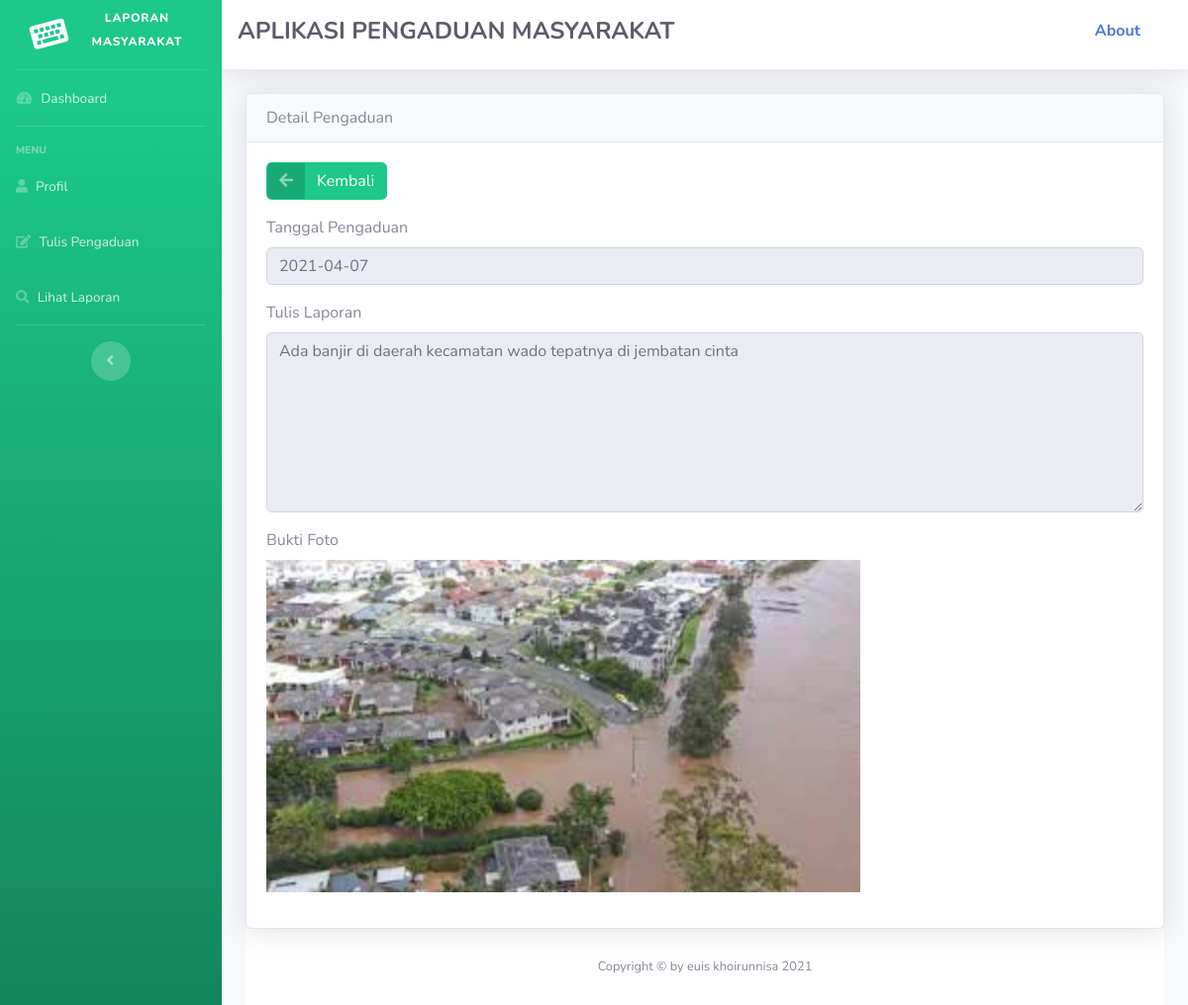
/masyarakat.php?url=detail_pengaduan&id=1 (signed in), run on the app's committed database.
### tables this page shows
CREATE TABLE `pengaduan` (
  `id_pengaduan` int(11) NOT NULL,
  `tgl_pengaduan` date NOT NULL,
  `nik` varchar(16) NOT NULL,
  `isi_laporan` text NOT NULL,
  `foto` varchar(255) NOT NULL,
  `status` enum('tunggu','proses','selesai','') NOT NULL
);

### detail_pengaduan.php (the view)
<div class="card shadow">
    <div class="card-header">
        Detail Pengaduan
    </div>
    <div class="card-body">
    <div class="form-group cols-sm-6">
    <a href="?url=lihat_pengaduan" class="btn btn-success btn-icon-split">
        <span class="icon text-white-50">
        <i class="fas fa-arrow-left"></i>
        </span>
        <span class="text">Kembali</span>
    </a>
    </div>
        <form action="" method="post" class="form-horizontal" enctype="multipart/form-data">
        <?php
        require 'koneksi.php';
        $sqli=mysqli_query($konek, "select * from pengaduan where id_pengaduan='$_GET[id]'");
        $data=mysqli_fetch_array($sqli);
        if ($sqli)
        {
            ?>
            <div class="form-group cols-sm-6">
                <label>Tanggal Pengaduan</label>
                <input type="text" name="tgl_pengaduan" value="<?php echo $data['tgl_pengaduan']; ?>" class="form-control"
                readonly>
            </div>
             <div class="form-group cols-sm-6">
                <label>Tulis Laporan</label>
                <textarea class="form-control" rows="7" name="isi_laporan" readonly=""><?php echo $data['isi_laporan']; ?></textarea>
            </div>
            <div class="form-group cols-sm-6">
                <label>Bukti Foto</label>
                <div>
                <?php if ($data['foto'] != '') { ?>
                <img src="foto/<?php echo $data['foto']; ?>" width=600>
                <?php } else { ?>
                    <p class="font-weight-bold">Tidak ada</p>
                <?php } ?>
                </div>
            </div>
            <?php } ?>
        </form>

### data on the page
pengaduan: tgl_pengaduan "2021-04-07", isi_laporan "Ada banjir di daerah kecamatan wado tepatnya di jembatan cinta", foto (picture)
